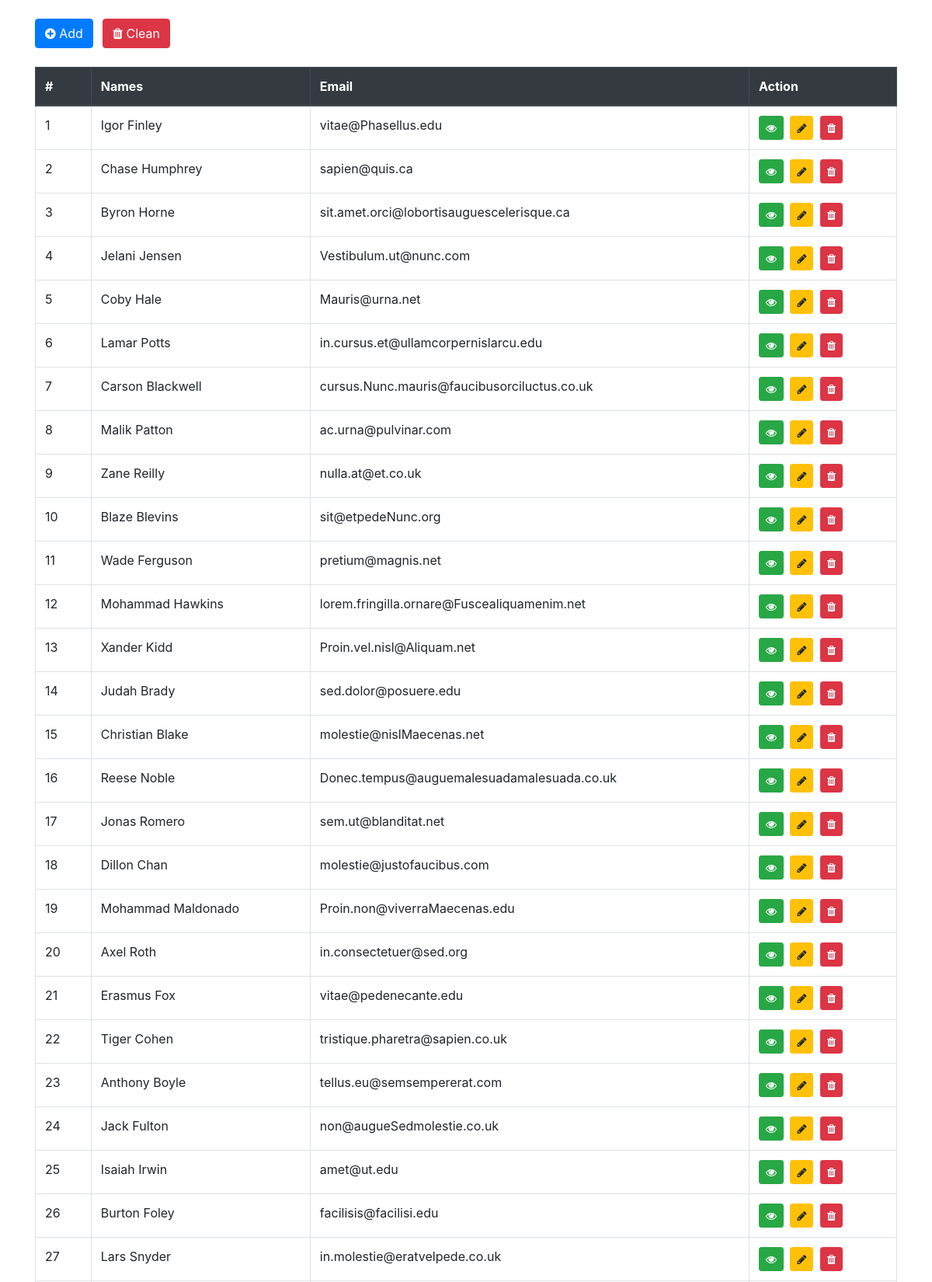
The page / (upper part) on the database its author committed.
### tables this page shows
CREATE TABLE `users` (
  `id` bigint(20) NOT NULL,
  `names` varchar(255) DEFAULT NULL,
  `address` varchar(255) DEFAULT NULL,
  `region` varchar(50) DEFAULT NULL,
  `country` varchar(100) DEFAULT NULL,
  `email` varchar(255) DEFAULT NULL,
  `phone` varchar(100) DEFAULT NULL
);

### application/controllers/Crud.php (called while the page is built, shortened)
<?php
class Crud extends CI_Controller
{
	public function index()
	{
		$data['users'] = $this->usermodel->userAll();
		$this->load->view('crud', $data);
	}
}

### index.php (called while the page is built, shortened)
<?php
require_once BASEPATH.'core/CodeIgniter.php';

### application/models/UserModel.php (called while the page is built, shortened)
<?php
class UserModel extends CI_Model {
	public function userAll()
	{
		return $this->db->order_by('id', 'DESC')->get('users')->result();
	}
}

### application/views/crud.php (the view, shortened to what this page needs)
<!doctype html>
<html lang="en">
<head>
	<link rel="stylesheet" href="https://stackpath.bootstrapcdn.com/bootstrap/4.3.1/css/bootstrap.min.css">
	<link href="https://stackpath.bootstrapcdn.com/font-awesome/4.7.0/css/font-awesome.min.css" rel="stylesheet">
</head>
<body class="pt-4">
	<div class="container mb-5">
		<div class="row">
			<div class="col-md">
				<a class="btn btn-primary add" href="#" data-toggle="modal" data-target="#modal" title="Add"><i class="fa fa-plus-circle"></i> Add</a>
				<a class="btn btn-danger truncate ml-2" href="#" data-toggle="modal" data-target="#deleteModal" title="Clean"><i class="fa fa-trash"></i> Clean</a>
				<div class="table-responsive mt-4">
					<table class="table table-bordered" id="dataTable">
						<thead class="thead-dark">
							<tr>
								<th>#</th>
								<th>Names</th>
								<th>Email</th>
								<th>Action</th>
							</tr>
						</thead>
						<tbody>
							<?php $i = 1;
							foreach ($users as $user) { ?>
								<tr>
									<td><?= $i++; ?></td>
									<td><?= $user->names; ?></td>
									<td><?= $user->email; ?></td>
									<td>
										<a class="btn btn-success btn-sm mr-1 detail" href="#" data-toggle="modal" data-target="#detailModal" title="Detail" data-id="<?= $user->id; ?>"><i class="fa fa-eye"></i></a>
										<a class="btn btn-warning btn-sm mr-1 edit" href="#" data-toggle="modal" data-target="#modal" title="Edit" data-id="<?= $user->id; ?>"><i class="fa fa-pencil"></i></a>
										<a class="btn btn-danger btn-sm mr-1 delete" href="#" data-toggle="modal" data-target="#deleteModal" title="Delete" data-id="<?= $user->id; ?>"><i class="fa fa-trash"></i></a>
									</td>
								</tr>
							<?php } ?>
						</tbody>
					</table>
				</div>
			</div>
		</div>
	</div>
</body>
</html>

### rows shown on the page
users: names "Igor Finley", email "vitae@Phasellus.edu"
users: names "Chase Humphrey", email "sapien@quis.ca"
users: names "Byron Horne", email "sit.amet.orci@lobortisauguescelerisque.ca"
users: names "Jelani Jensen", email "Vestibulum.ut@nunc.com"
users: names "Coby Hale", email "Mauris@urna.net"
users: names "Lamar Potts", email "in.cursus.et@ullamcorpernislarcu.edu"
users: names "Carson Blackwell", email "cursus.Nunc.mauris@faucibusorciluctus.co.uk"
users: names "Malik Patton", email "ac.urna@pulvinar.com"
users: names "Zane Reilly", email "nulla.at@et.co.uk"
users: names "Blaze Blevins", email "sit@etpedeNunc.org"
users: names "Wade Ferguson", email "pretium@magnis.net"
users: names "Mohammad Hawkins", email "lorem.fringilla.ornare@Fuscealiquamenim.net"
users: names "Xander Kidd", email "Proin.vel.nisl@Aliquam.net"
users: names "Judah Brady", email "sed.dolor@posuere.edu"
users: names "Christian Blake", email "molestie@nislMaecenas.net"
users: names "Reese Noble", email "Donec.tempus@auguemalesuadamalesuada.co.uk"
users: names "Jonas Romero", email "sem.ut@blanditat.net"
users: names "Dillon Chan", email "molestie@justofaucibus.com"
users: names "Mohammad Maldonado", email "Proin.non@viverraMaecenas.edu"
users: names "Axel Roth", email "in.consectetuer@sed.org"
users: names "Erasmus Fox", email "vitae@pedenecante.edu"
users: names "Tiger Cohen", email "tristique.pharetra@sapien.co.uk"
users: names "Anthony Boyle", email "tellus.eu@semsempererat.com"
users: names "Jack Fulton", email "non@augueSedmolestie.co.uk"
users: names "Isaiah Irwin", email "amet@ut.edu"
users: names "Burton Foley", email "facilisis@facilisi.edu"
users: names "Lars Snyder", email "in.molestie@eratvelpede.co.uk"
